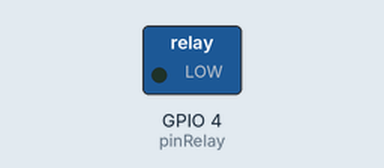
Simulated run of this sketch. Board: ESP32. On the bench: switched loads named in the sketch (green lamp = pin HIGH).

Above: at 1.0 s.
At 3.0 s:
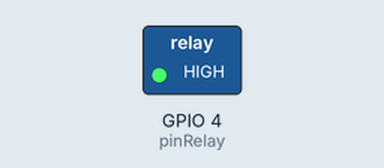
Timing chart, 0 to 5.2 s (numbered marks = the images above):
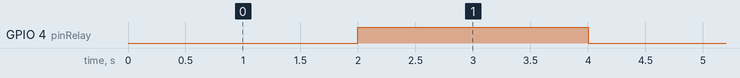

The sketch:

servidor_ESP_RELE.ino
```cpp
// Incluye la biblioteca de ESP32
#include <Arduino.h>

// Define el pin al que está conectado el relé
const int pinRelay = 4;

void setup() {
  // Inicializa el pin del relé como salida
  pinMode(pinRelay, OUTPUT);

  // Apaga el relé al inicio (puedes cambiar HIGH por LOW si el relé es activado con bajo nivel)
  digitalWrite(pinRelay, HIGH);
}

void loop() {
  // Activa el relé durante 2 segundos
  digitalWrite(pinRelay, LOW);
  delay(2000);

  // Desactiva el relé durante 2 segundos
  digitalWrite(pinRelay, HIGH);
  delay(2000);
}
```

Measured:
- by itself, GPIO 4 (pinRelay): alternates HIGH for 2.0 s and LOW for 2.0 s
